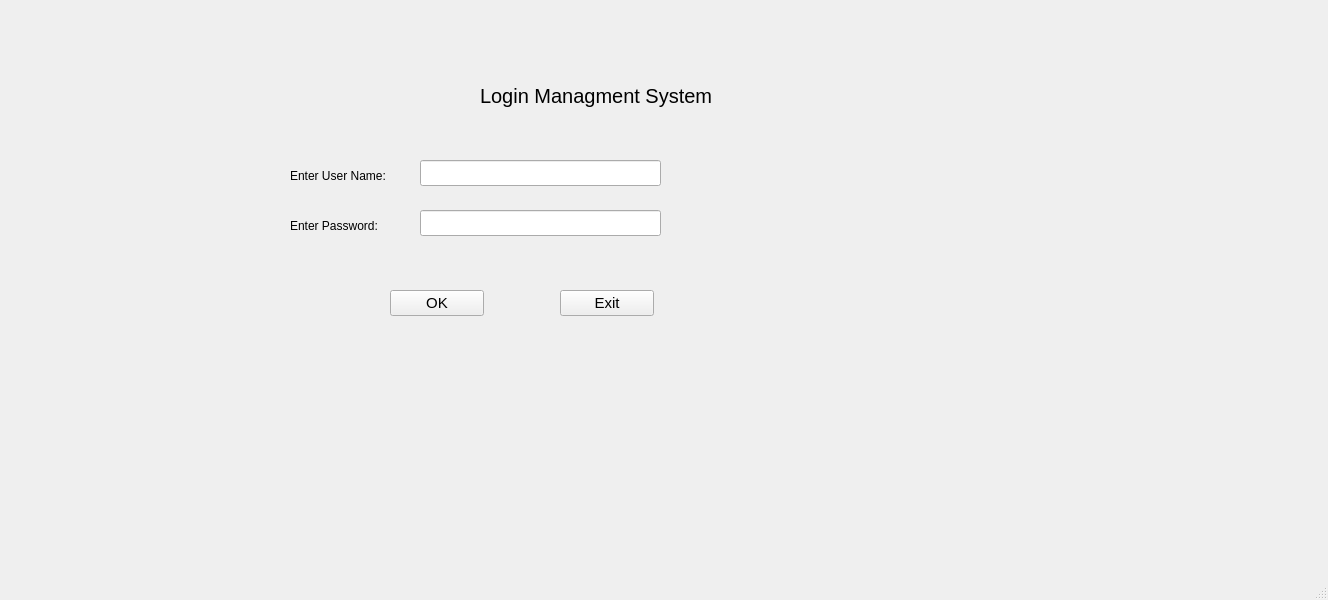
<?xml version="1.0" encoding="UTF-8"?>
<ui version="4.0">
 <class>MainWindow</class>
 <widget class="QMainWindow" name="MainWindow">
  <property name="geometry">
   <rect>
    <x>0</x>
    <y>0</y>
    <width>1328</width>
    <height>600</height>
   </rect>
  </property>
  <property name="windowTitle">
   <string>MainWindow</string>
  </property>
  <widget class="QWidget" name="centralwidget">
   <widget class="QLabel" name="label">
    <property name="geometry">
     <rect>
      <x>480</x>
      <y>70</y>
      <width>251</width>
      <height>51</height>
     </rect>
    </property>
    <property name="styleSheet">
     <string notr="true">QLabel{
font-size:20px;
}</string>
    </property>
    <property name="text">
     <string>Login Managment System</string>
    </property>
   </widget>
   <widget class="QLabel" name="label_2">
    <property name="geometry">
     <rect>
      <x>290</x>
      <y>150</y>
      <width>131</width>
      <height>51</height>
     </rect>
    </property>
    <property name="styleSheet">
     <string notr="true">QLable{
font-size:15px;
}
</string>
    </property>
    <property name="text">
     <string>Enter User Name:</string>
    </property>
   </widget>
   <widget class="QLabel" name="label_3">
    <property name="geometry">
     <rect>
      <x>290</x>
      <y>200</y>
      <width>131</width>
      <height>51</height>
     </rect>
    </property>
    <property name="styleSheet">
     <string notr="true">QLable{
font-size:15px;
}
</string>
    </property>
    <property name="text">
     <string>Enter Password:</string>
    </property>
   </widget>
   <widget class="QLineEdit" name="lineEdit">
    <property name="geometry">
     <rect>
      <x>420</x>
      <y>160</y>
      <width>241</width>
      <height>26</height>
     </rect>
    </property>
    <property name="styleSheet">
     <string notr="true">QLineEdit{
font-size:15px;
}</string>
    </property>
   </widget>
   <widget class="QLineEdit" name="lineEdit_2">
    <property name="geometry">
     <rect>
      <x>420</x>
      <y>210</y>
      <width>241</width>
      <height>26</height>
     </rect>
    </property>
    <property name="styleSheet">
     <string notr="true">QLineEdit{
font-size:15px;
}</string>
    </property>
   </widget>
   <widget class="QPushButton" name="pushButton">
    <property name="geometry">
     <rect>
      <x>390</x>
      <y>290</y>
      <width>94</width>
      <height>26</height>
     </rect>
    </property>
    <property name="styleSheet">
     <string notr="true">QPushButton{
font-size:15px;
}</string>
    </property>
    <property name="text">
     <string>OK</string>
    </property>
   </widget>
   <widget class="QPushButton" name="pushButton_2">
    <property name="geometry">
     <rect>
      <x>560</x>
      <y>290</y>
      <width>94</width>
      <height>26</height>
     </rect>
    </property>
    <property name="styleSheet">
     <string notr="true">QPushButton{
font-size:15px;
}</string>
    </property>
    <property name="text">
     <string>Exit</string>
    </property>
   </widget>
  </widget>
  <widget class="QMenuBar" name="menubar">
   <property name="geometry">
    <rect>
     <x>0</x>
     <y>0</y>
     <width>1328</width>
     <height>23</height>
    </rect>
   </property>
  </widget>
  <widget class="QStatusBar" name="statusbar"/>
 </widget>
 <resources/>
 <connections/>
</ui>
